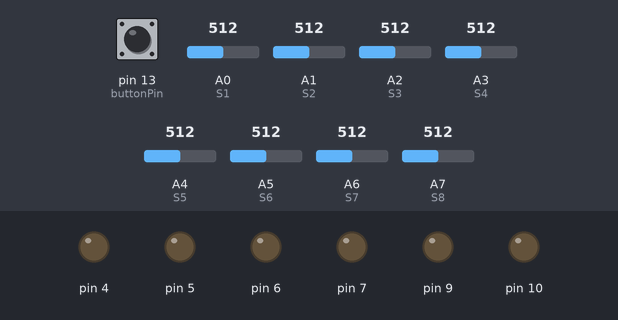
Recording of a sketch running on a simulated Arduino Nano, built with avr-gcc and run on an emulated ATmega328P. Parts: output pins drawn as LEDs (lit = HIGH). The test bench sets the inputs (shaded band); at power-on: A1 (S2) = 512, pin 13 (buttonPin) HIGH, A0 (S1) = 512, A2 (S3) = 512, A3 (S4) = 512, A4 (S5) = 512, A5 (S6) = 512, A6 (S7) = 512, A7 (S8) = 512. What the sketch prints to the serial monitor is not drawn.

Above: at 0.1 s.
At 1.2 s:
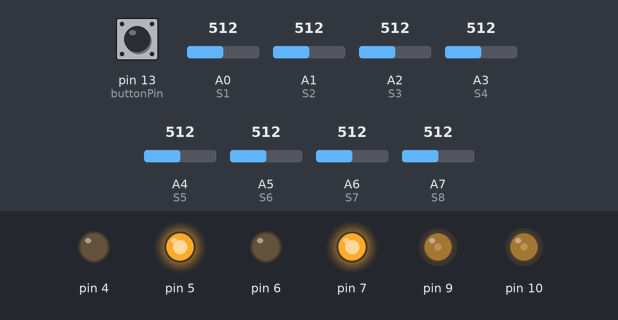
1.3 s: A1 (S2) set to 739
At 2.6 s:
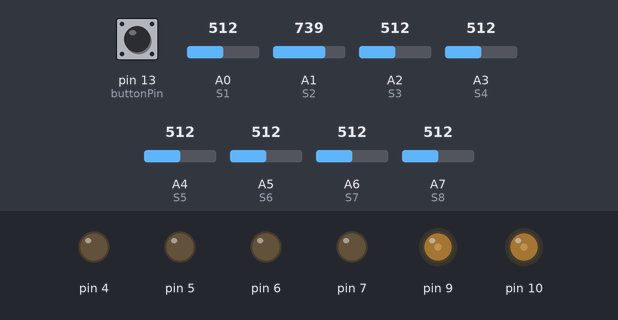
4.7 s: A1 (S2) set to 760
Timing chart, 0 to 7.7 s (numbered marks = the images above; inputs shaded):
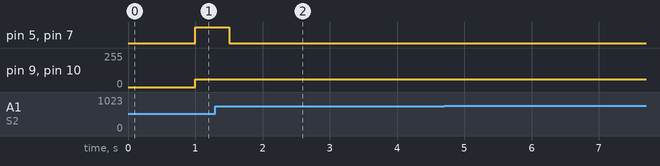

The sketch:

Line_Following_With_PID.ino
```cpp
#define S1 A0
#define S2 A1
#define S3 A2
#define S4 A3
#define S5 A4
#define S6 A5
#define S7 A6
#define S8 A7


#define M1 5
#define M2 4
#define M3 7
#define M4 6

#define PWM1 9
#define PWM2 10

#define buttonPin 13

#include"Motor.h"
#include"PID.h"
#include"Stack.h"
#define THRESHOLD 750


Motor motorLeft(PWM1,M1,M2);
Motor motorRight(PWM2,M3,M4);

PID controlMotorLeft(40,5,0,-50,50);
PID controlMotorRight(50,5,0,-60,60);

long current_time;

Stack turns;

float error;
bool status = false;

void setup() {
  pinMode(S1, INPUT);
  pinMode(S2, INPUT);
  pinMode(S3, INPUT);
  pinMode(S4, INPUT);
  pinMode(S5, INPUT);
  pinMode(S6, INPUT);
  pinMode(S7, INPUT);
  pinMode(S8, INPUT);

  pinMode(buttonPin, INPUT_PULLUP);

  current_time = millis();
  Serial.begin(9600);
}


void loop() {
  // while (digitalRead(buttonPin)) {
  //   readSensors();
  // }

  mazeSolve(); // First pass to solve the maze
  while (digitalRead(buttonPin)) { }

}


void mazeSolve(void)
{
    while (!status)
    {
      int mode = readSensors();
      Serial.print("mode: ");
      Serial.print(mode);
      switch (mode)
      {
        case 0:
        Serial.print("Case 0");
          motorStop();
          goAndTurn ('L');
          turns.push('B');
          break;

        case 1:
        Serial.print("Case 1");
          runExtraInch();
          mode = readSensors();
          if (mode != 1) {
            goAndTurn ('L');
            turns.push('L');
          } // or it is a "T" or "Cross"). In both cases, goes to 'L'
          else mazeEnd();
          break;

        case 2:
        Serial.print("Case 2");
          runExtraInch();
          mode = readSensors();
          if (mode == 0) {goAndTurn ('R'); turns.push('R');}
          else turns.push('S');
          break;

        case 3:
        Serial.print("Case 3");
        runExtraInch();
          goAndTurn ('L');
          turns.push('L');
          break;

        case 4:
        Serial.print("Case 4");
          followingLine();
          break;

      }
      current_time = millis();
      delay(50);
    }
}

int readSensors(){
  int sensor1 = analogRead(S1) > THRESHOLD ? 1 : 0;
  int sensor3 = analogRead(S3) > THRESHOLD ? 1 : 0;
  int sensor2 = analogRead(S2) > THRESHOLD ? 1 : 0;
  int sensor4 = analogRead(S4) > THRESHOLD ? 1 : 0;
  int sensor5 = analogRead(S5) > THRESHOLD ? 1 : 0;
  int sensor6 = analogRead(S6) > THRESHOLD ? 1 : 0;
  int sensor7 = analogRead(S7) > THRESHOLD ? 1 : 0;
  int sensor8 = analogRead(S8) > THRESHOLD ? 1 : 0;
  Serial.print(sensor1);
  Serial.print(" ");
  Serial.print(sensor2);
  Serial.print(" ");
  Serial.print(sensor3);
  Serial.print(" ");
  Serial.print(sensor4);
  Serial.print(" ");
  Serial.print(sensor5);
  Serial.print(" ");
  Serial.print(analogRead(S5));
  Serial.print(" ");
  Serial.print(sensor6);
  Serial.print(" ");
  Serial.print(sensor7);
  Serial.print(" ");
  Serial.println(sensor8);
  error =  sensor2*(-1) + sensor3*(-0.5) + sensor4*(0) + sensor5*(0) + sensor6*(0.5) + sensor7*(1);
  if(sensor2 == 1 && sensor3 == 1 && sensor4 == 1 && sensor5 == 1 && sensor6 == 1 && sensor7 == 1){
    return 0; //No Line
  }
  if(sensor2== 0 && sensor3 == 0 && sensor4 == 0 && sensor5 == 0 && sensor6 == 0 && sensor7 == 0){
    return 1; //Continue line
  }
  if(sensor8 == 0 && sensor7 == 0 && sensor1 == 1){
    return 2; //Right turn
  }
  if(sensor1 == 0 && sensor2 == 0 && sensor8 == 1){
    return 3; //Left turn
  }
  return 4;
}

void followingLine(){
  Serial.print("left pid ");
  Serial.print(int(controlMotorLeft.compute(0, error, (millis() - current_time)/1000.0)));
  Serial.print(" ");
  motorLeft.rotate(50 + int(controlMotorLeft.compute(0, error, (millis() - current_time)/1000.0)));
  motorRight.rotate(60 - int(controlMotorRight.compute(0, error, (millis() - current_time)/1000.0)));
}

void runExtraInch(){
  motorStop();
  Serial.print("run extra");
  motorLeft.rotate(60);
  motorRight.rotate(60);
  delay(500);
  motorStop();
}

void goAndTurn(char dir){
    Serial.print(dir);
  if(dir == 'L'){
    Serial.print("Turning Left ");
    while(digitalRead(S3) != 0 && digitalRead(S4) != 0){
      motorLeft.rotate(-60);
      motorRight.rotate(50);
      delay(100);
    }
  }else if( dir == 'R'){
    Serial.print("Turning Right ");
    while(digitalRead(S6) != 0 && digitalRead(S5) != 0){
      motorLeft.rotate(60);
      motorRight.rotate(-50);
      delay(100);
    }
  }
  motorStop();
}

void motorStop(){
  Serial.print("Stop");
  motorLeft.rotate(0);
  motorRight.rotate(0);
  delay(1000);
}

void mazeEnd(){
  motorStop();
  Serial.print("Maze End");
  status = true;
}
```

Motor.h
```cpp
#ifndef Motor_h
#define Motor_h

#include "Arduino.h"

class Motor {
  public:
    //Constructor - Plus and Minus are the Motor output / en_a and en_b are the encoder inputs
    Motor(int pulse, int forward, int backward);
    //Spin the motor with a percentage value
    void rotate(int value);
  private:
    int pulse;
    int forward;
    int backward;
};

#endif
```

PID.cpp
```cpp
#include "PID.h"

// Constructor
PID::PID(double kp, double ki, double kd, double outputMin, double outputMax)
    : kp(kp), ki(ki), kd(kd), prevError(0), integral(0), outputMin(outputMin), outputMax(outputMax) {}

// Set PID parameters
void PID::setParameters(double kp, double ki, double kd) {
    this->kp = kp;
    this->ki = ki;
    this->kd = kd;
}

// Set output limits
void PID::setOutputLimits(double min, double max) {
    outputMin = min;
    outputMax = max;
}

// Compute PID output
double PID::compute(double setpoint, double actual, double dt) {


    // Calculate error
    double error = setpoint - actual;
    if(error == 0){
      integral = 0;
    }

    // Proportional term
    double proportional = kp * error;

    // Integral term
    integral += error * dt;
    double integralTerm = ki * integral;

    // Derivative term
    double derivative = (error - prevError) / dt;
    double derivativeTerm = kd * derivative;

    // Total output
    double output = proportional + integralTerm + derivativeTerm;

    // Clamp output to set limits
    if (output > outputMax) output = outputMax;
    if (output < outputMin) output = outputMin;

    // Save current error for next iteration
    prevError = error;

    return output;
}
```

PID.h
```cpp
#ifndef PID_H
#define PID_H

class PID {
private:
    double kp;  // Proportional gain
    double ki;  // Integral gain
    double kd;  // Derivative gain

    double prevError;  // Previous error for derivative calculation
    double integral;   // Integral term

    double outputMin;  // Minimum output limit
    double outputMax;  // Maximum output limit

public:
    // Constructor
    PID(double kp, double ki, double kd, double outputMin = -255, double outputMax = 255);

    // Set PID parameters
    void setParameters(double kp, double ki, double kd);

    // Set output limits
    void setOutputLimits(double min, double max);

    // Compute PID output
    double compute(double setpoint, double actual, double dt);
};

#endif
```

Stack.cpp
```cpp
#include "Stack.h"

// Constructor: Initializes the stack
Stack::Stack() {
    top = -1; // Stack starts as empty
}

// Check if the stack is empty
bool Stack::isEmpty() {
    return top == -1;
}

// Check if the stack is full
bool Stack::isFull() {
    return top == MAX_STACK_SIZE - 1;
}

// Push an element onto the stack
void Stack::push(char item) {
    if (isFull()) {
        // Handle stack overflow
        return;
    }
    items[++top] = item; // Increment top and add item
}

// Pop an element from the stack
char Stack::pop() {
    if (isEmpty()) {
        // Handle stack underflow
        return '\0'; // Return null character if stack is empty
    }
    return items[top--]; // Return top item and decrement top
}

// Peek at the top element of the stack
char Stack::peek() {
    if (isEmpty()) {
        // Handle empty stack
        return '\0';
    }
    return items[top];
}

// Get the current size of the stack
int Stack::size() {
    return top + 1;
}

// Clear the stack
void Stack::clear() {
    top = -1; // Reset top to indicate empty stack
}
```

Stack.h
```cpp
#ifndef STACK_H
#define STACK_H

// Define the default size for the stack
#define MAX_STACK_SIZE 100

class Stack {
private:
    char items[MAX_STACK_SIZE]; // Array to store stack elements
    int top; // Points to the top of the stack

public:
    Stack(); // Constructor to initialize the stack

    bool isEmpty(); // Check if the stack is empty
    bool isFull(); // Check if the stack is full
    void push(char item); // Push an element onto the stack
    char pop(); // Pop an element from the stack
    char peek(); // Peek at the top element of the stack
    int size(); // Get the current size of the stack
    void clear(); // Clear the stack
};

#endif
```

motor.cpp
```cpp
// #include "Arduino.h"
#include "Motor.h"


Motor::Motor(int pulse, int forward, int backward) {
  pinMode(pulse,OUTPUT);
  pinMode(forward,OUTPUT);
  pinMode(backward,OUTPUT);
  Motor::pulse = pulse;
  Motor::forward = forward;
  Motor::backward = backward;
}

void Motor::rotate(int value) {
  if(value>0){
    analogWrite(pulse,value);
    digitalWrite(forward, HIGH);
    digitalWrite(backward, LOW);
  }else if(value < 0){
    analogWrite(pulse,abs(value));
    digitalWrite(forward, LOW);
    digitalWrite(backward, HIGH);
  }
  else{
    digitalWrite(forward, LOW);
    digitalWrite(backward, LOW);
  }
}
```

Measured:
- after the input at 4.7 s, every drawn part: stays the same
